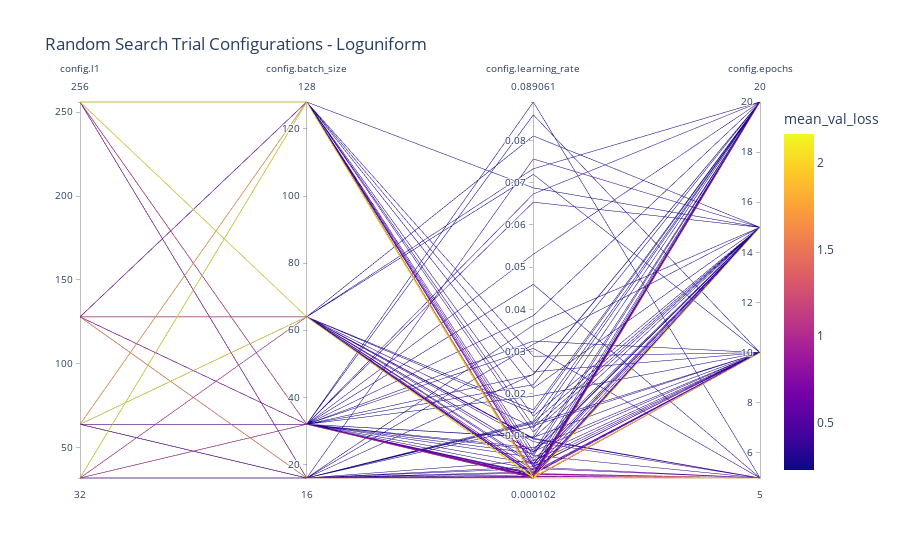

Notebook code for this chart:
### Markdown cell above
<p style="color: #ff6900; font-weight: bold; font-size: 25px;">Tested Configurations Overview</p>

- **Random Search** provides a big picture perspective across the whole search space.
- <span style="color: #ff6900;">... why are there so many small _Learning Rate_ configurations tested?</span>

### Code cell
fig = px.parallel_coordinates(df_flat_e7_log, color="mean_val_loss",
                              title='Random Search Trial Configurations - Loguniform',
                              dimensions=['config.l1', 'config.batch_size', 'config.learning_rate',
                                          'config.epochs'], width=900)
fig.show()
